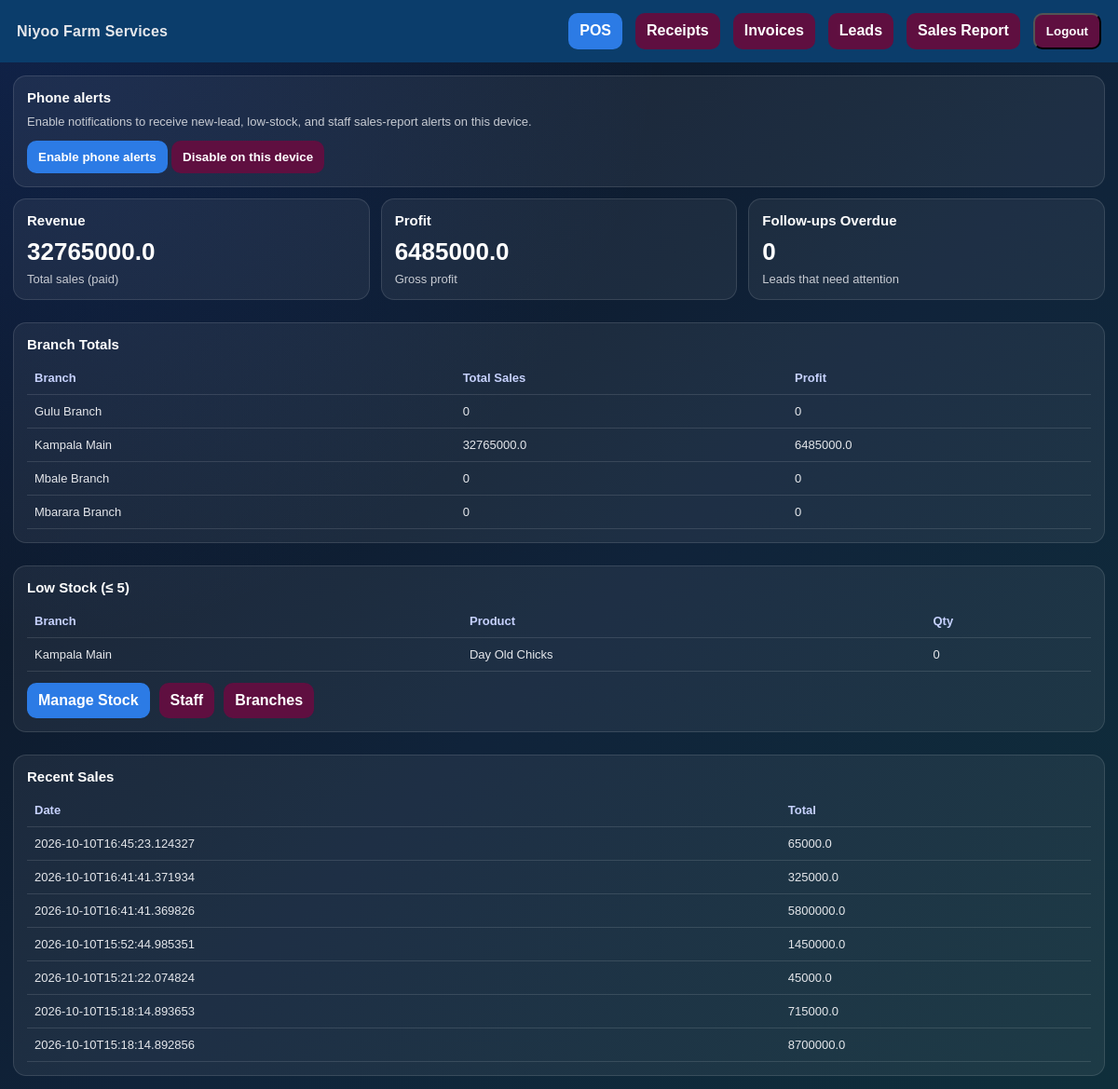
The app's page /dashboard (signed in) with its own data.
### tables this page shows
CREATE TABLE branches (id INTEGER PRIMARY KEY, owner TEXT, business_type TEXT, name TEXT, district TEXT, phone TEXT, created_at TEXT);

CREATE TABLE branch_stock (id INTEGER PRIMARY KEY, owner TEXT, business_type TEXT, branch_id INTEGER, product_id INTEGER, qty INTEGER);

CREATE TABLE products (id INTEGER PRIMARY KEY, name TEXT, category TEXT, unit TEXT, quantity INTEGER, buy_price REAL, sell_price REAL, business_type TEXT, owner TEXT, barcode TEXT);

CREATE TABLE sales (id INTEGER PRIMARY KEY, product_id INTEGER, product_name TEXT, quantity INTEGER, total REAL, profit REAL, date TEXT, business_type TEXT, owner TEXT, branch_id INTEGER, order_id INTEGER);

### app.py (the view, shortened to what this page needs)
@app.route("/dashboard")
def dashboard():
    if not require_login():
        return redirect("/")
    owner, _ = get_session_owner_bt()
    my_branch = session.get("branch_id")
    if is_admin():
        sales_data, _ = run_query("SELECT SUM(total), SUM(profit) FROM sales WHERE owner=?", (owner,), fetch=True)
        branch_totals, _ = run_query(
            "SELECT b.name, COALESCE(SUM(s.total),0), COALESCE(SUM(s.profit),0) "
            "FROM branches b LEFT JOIN sales s "
            "ON s.branch_id=b.id AND s.owner=? "
            "WHERE b.owner=? GROUP BY b.name",
            (owner, owner),
            fetch=True
        )
        low_stock, _ = run_query(
            "SELECT b.name, p.name, s.qty "
            "FROM branch_stock s "
            "JOIN branches b ON b.id=s.branch_id "
            "JOIN products p ON p.id=s.product_id "
            "WHERE s.owner=? AND s.qty<=5",
            (owner,),
            fetch=True
        )
        recent_sales, _ = run_query("SELECT date, total FROM sales WHERE owner=? ORDER BY date DESC LIMIT 7", (owner,), fetch=True)
    revenue = sales_data[0][0] or 0
    profit = sales_data[0][1] or 0
    overdue, _ = run_query(
        "SELECT COUNT(*) FROM leads WHERE owner=? AND next_follow_up_at<? AND status NOT IN ('Won','Lost')",
        (owner, datetime.now().isoformat()),
        fetch=True
    )
    return render_template(
        "dashboard.html",
        revenue=revenue,
        profit=profit,
        expenses=0,
        net_profit=profit,
        recent_sales=recent_sales,
        overdue_lead_followups=overdue[0][0] if overdue else 0,
        due_today_followups=0,
        due_next7_followups=0,
        branch_totals=branch_totals,
        low_stock=low_stock,
        is_admin=is_admin(),
        push_csrf_token=get_csrf_token() if is_admin() else ""
    )

### app.py (called while the page is built)
@app.after_request
def add_security_headers(response):
    response.headers["X-Content-Type-Options"] = "nosniff"
    response.headers["X-Frame-Options"] = "DENY"
    response.headers["Referrer-Policy"] = "strict-origin-when-cross-origin"
    if IS_PRODUCTION:
        response.headers["Strict-Transport-Security"] = "max-age=31536000"
    return response

def get_db():
    if 'db' not in g:
        if USE_POSTGRES:
            import psycopg2
            g.db = psycopg2.connect(DATABASE_URL)
        else:
            g.db = sqlite3.connect("sme.db", detect_types=sqlite3.PARSE_DECLTYPES)
            g.db.row_factory = sqlite3.Row
    return g.db

def run_query(q, params=(), fetch=False):
    db = get_db()
    if USE_POSTGRES:
        q = q.replace("?", "%s")
    cur = db.cursor()
    cur.execute(q, params)
    if fetch:
        return cur.fetchall(), None
    db.commit()
    return None, None

def require_login():
    return session.get("logged_in")

def get_session_owner_bt():
    return session.get("owner", "admin"), session.get("business_type", "Incubators Business")

def is_admin():
    return session.get("role") == "super_admin"

def get_csrf_token():
    if "_csrf_token" not in session:
        session["_csrf_token"] = secrets.token_urlsafe(32)
    return session["_csrf_token"]

@app.before_request
def protect_state_changes():
    if request.method in {"POST", "PUT", "PATCH", "DELETE"} and not valid_csrf_token():
        if request.is_json:
            return jsonify({"error": "Invalid or missing CSRF token"}), 400
        abort(400, description="Invalid or missing CSRF token")

@app.context_processor
def inject_csrf_token():
    return {"csrf_token": get_csrf_token()}

### templates/dashboard.html (shortened to what this page needs)
<!doctype html>
<html lang="en">
<head>
</head>
<body>
  <div class="topbar">
    <div class="brand">Niyoo Farm Services</div>
    <div class="nav">
      <a class="btn" href="/pos">POS</a>
      <a class="btn btn-secondary" href="/receipts">Receipts</a>
      <a class="btn btn-secondary" href="/billing">Invoices</a>
      <a class="btn btn-secondary" href="/leads">Leads</a>
      <a class="btn btn-secondary" href="/reports/sales">Sales Report</a>
      <form method="post" action="/logout" class="d-inline"><input type="hidden" name="csrf_token" value="{{ csrf_token }}"><button class="btn btn-secondary" type="submit">Logout</button></form>
    </div>
  </div>
  <div class="card-grid">
    {% if is_admin %}
    <div class="card span12">
      <h3>Phone alerts</h3>
      <p class="muted" id="push-status" aria-live="polite">Enable notifications to receive new-lead, low-stock, and staff sales-report alerts on this device.</p>
      <button class="alert-action" type="button" id="enable-push">Enable phone alerts</button>
      <button class="alert-action secondary" type="button" id="disable-push">Disable on this device</button>
    </div>
    {% endif %}
    <div class="card span4">
      <h3>Revenue</h3>
      <div class="metric">{{ revenue }}</div>
      <div class="muted">Total sales (paid)</div>
    </div>
    <div class="card span4">
      <h3>Profit</h3>
      <div class="metric">{{ profit }}</div>
      <div class="muted">Gross profit</div>
    </div>
    <div class="card span4">
      <h3>Follow-ups Overdue</h3>
      <div class="metric">{{ overdue_lead_followups }}</div>
      <div class="muted">Leads that need attention</div>
    </div>
    <div class="card span12 section">
      <h3>Branch Totals{% if not is_admin %} (your branch view){% endif %}</h3>
      <table class="table">
        <thead>
          <tr>
            <th>Branch</th>
            <th>Total Sales</th>
            <th>Profit</th>
          </tr>
        </thead>
        <tbody>
          {% if branch_totals %}
            {% for b in branch_totals %}
              <tr>
                <td>{{ b[0] }}</td>
                <td>{{ b[1] }}</td>
                <td>{{ b[2] }}</td>
              </tr>
            {% endfor %}
          {% else %}
            <tr><td colspan="3">No data yet.</td></tr>
          {% endif %}
        </tbody>
      </table>
    </div>
    <div class="card span12 section">
      <h3>Low Stock (≤ 5)</h3>
      <table class="table">
        <thead>
          <tr>
            <th>Branch</th>
            <th>Product</th>
            <th>Qty</th>
          </tr>
        </thead>
        <tbody>
          {% if low_stock %}
            {% for row in low_stock %}
              <tr>
                <td>{{ row[0] }}</td>
                <td>{{ row[1] }}</td>
                <td>{{ row[2] }}</td>
              </tr>
            {% endfor %}
          {% else %}
            <tr><td colspan="3">No low stock items.</td></tr>
          {% endif %}
        </tbody>
      </table>
      <div style="margin-top:12px; display:flex; gap:10px; flex-wrap:wrap;">
        <a class="btn" href="/stock/manage">Manage Stock</a>
        {% if is_admin %}
          <a class="btn btn-secondary" href="/staff">Staff</a>
          <a class="btn btn-secondary" href="/branches">Branches</a>
        {% endif %}
      </div>
    </div>
    <div class="card span12 section">
      <h3>Recent Sales</h3>
      <table class="table">
        <thead>
          <tr>
            <th>Date</th>
            <th>Total</th>
          </tr>
        </thead>
        <tbody>
          {% if recent_sales %}
            {% for r in recent_sales %}
              <tr>
                <td>{{ r[0] }}</td>
                <td>{{ r[1] }}</td>
              </tr>
            {% endfor %}
          {% else %}
            <tr><td colspan="2">No recent sales.</td></tr>
          {% endif %}
        </tbody>
      </table>
    </div>
  </div>
</body>
</html>

### templates/dashboard.html (style rules this page uses)
body { font-family: Arial, sans-serif; margin:0; background:radial-gradient(ellipse at top left, rgba(37,99,235,.2), transparent 42%), linear-gradient(135deg,#0b1220 0%,#10233a 55%,#0f2f3b 100%); background-attachment:fixed; min-height:100vh; color:#e5e7eb; }
a { color:#93c5fd; text-decoration:none; }
.topbar { padding:14px 18px; background:#0B3D6B; display:flex; align-items:center; justify-content:space-between; gap:12px; }
.brand { font-weight:800; letter-spacing:0.2px; }
.nav { display:flex; gap:14px; flex-wrap:wrap; justify-content:flex-end; }
.card-grid { display:grid; grid-template-columns: repeat(12, 1fr); gap:12px; padding:14px; }
.card { grid-column: span 6; background:rgba(255,255,255,0.06); border:1px solid rgba(255,255,255,0.12); border-radius:14px; padding:14px; }
.card h3 { margin:0 0 10px; font-size:15px; color:#fff; }
.metric { font-size:26px; font-weight:900; color:#ffffff; }
.muted { opacity:0.85; font-size:13px; margin-top:6px; }
.table { width:100%; border-collapse:collapse; margin-top:10px; }
.table th, .table td { padding:10px 8px; border-bottom:1px solid rgba(255,255,255,0.12); font-size:13px; }
.table th { text-align:left; color:#c7d2fe; }
.btn { display:inline-block; padding:10px 12px; border-radius:10px; background:#2C7BE5; color:#fff; font-weight:700; }
.btn-secondary { background:#5F0F40; }
.section { margin-top:12px; }
.span12 { grid-column: span 12; }
.span4 { grid-column: span 4; }
.alert-action { border:0; border-radius:10px; padding:10px 12px; background:#2C7BE5; color:#fff; font-weight:700; cursor:pointer; }
.alert-action.secondary { background:#5F0F40; }

### records on screen
branches: name "Gulu Branch", b "0"
branches: name "Kampala Main", b "32765000.0", b "6485000.0"
branches: name "Mbale Branch", b "0"
branches: name "Mbarara Branch", b "0"
branch_stock: name "Kampala Main", name "Day Old Chicks", qty "0"
sales: date "2026-10-10T16:45:23.124327", total "65000.0"
sales: date "2026-10-10T16:41:41.371934", total "325000.0"
sales: date "2026-10-10T16:41:41.369826", total "5800000.0"
sales: date "2026-10-10T15:52:44.985351", total "1450000.0"
sales: date "2026-10-10T15:21:22.074824", total "45000.0"
sales: date "2026-10-10T15:18:14.893653", total "715000.0"
sales: date "2026-10-10T15:18:14.892856", total "8700000.0"

### other values on screen
{{ revenue }} "32765000.0"
{{ profit }} "6485000.0"
{{ overdue_lead_followups }} "0"
